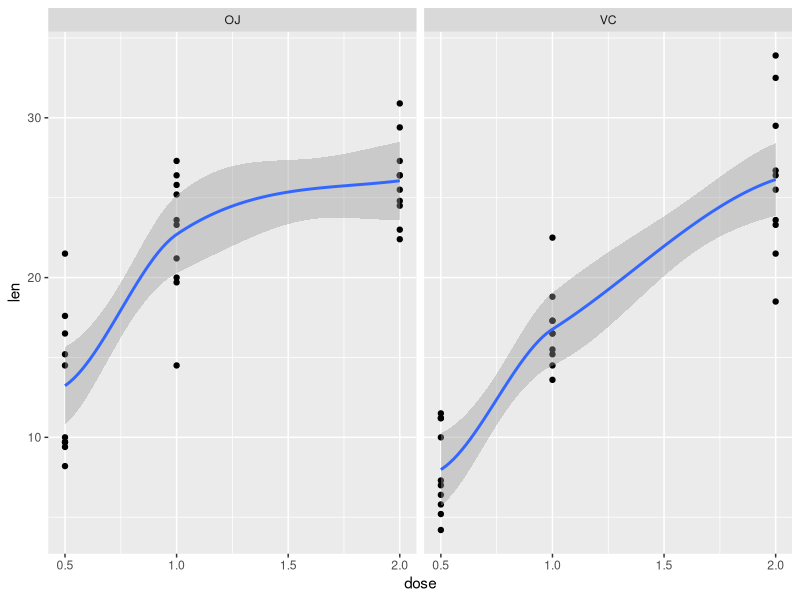
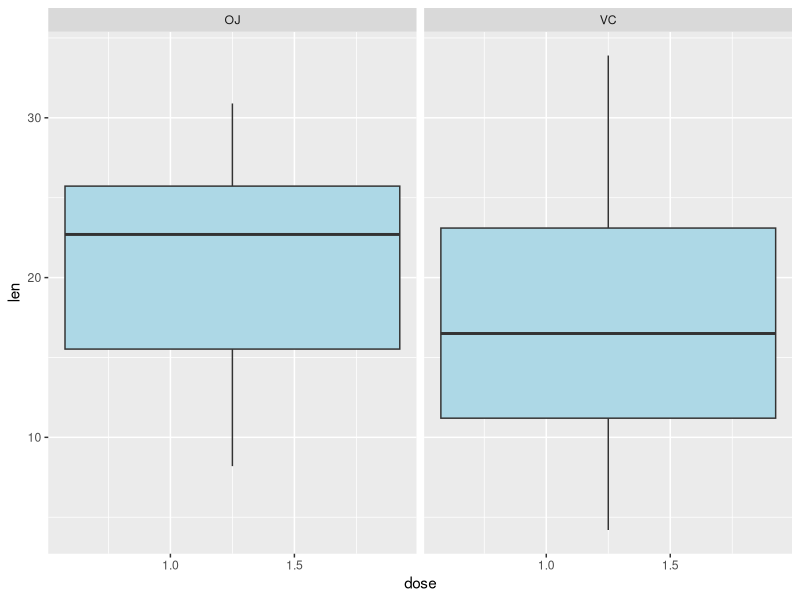
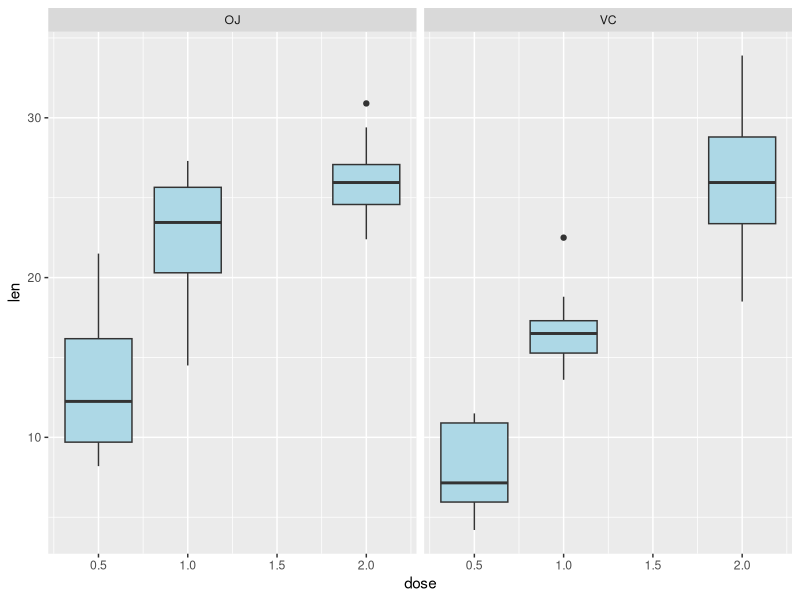
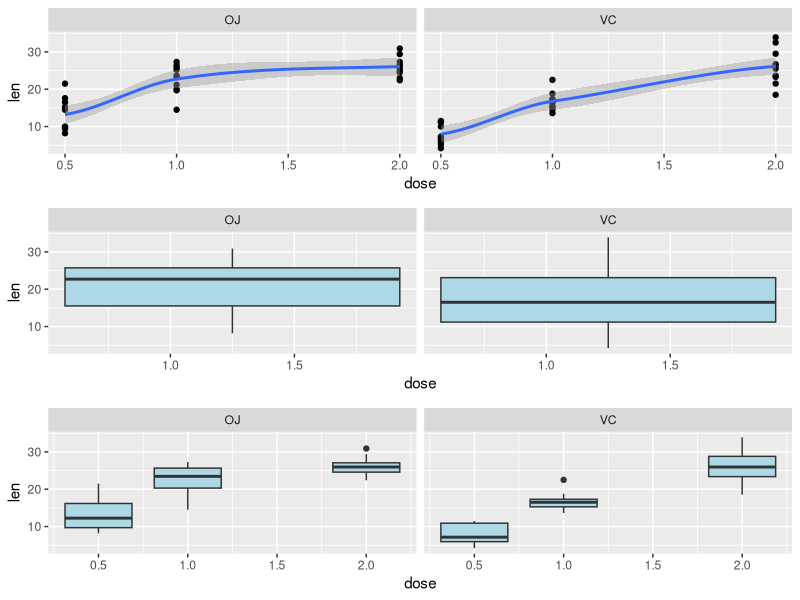

Generate these figures, in order, with R: (Note: this script raises an error after producing the figures.)
## ---- chunk 1
library(ggplot2)
library(grid)
library(gridExtra)
## ---- chunk 2
data("ToothGrowth")
dat <- ToothGrowth
## ---- chunk 3
point <- ggplot(dat, aes(dose, len)) + geom_point() +
  geom_smooth() + facet_grid(. ~ supp)

point
## ---- chunk 4
box <- ggplot(dat, aes(dose, len)) + geom_boxplot(fill = "light blue") + 
  facet_grid(. ~ supp)

box
## ---- chunk 5
boxes <- ggplot(dat, aes(dose, len)) + geom_boxplot(aes(group = cut_width(dose, 0.5)), fill = "light blue") + 
  facet_grid(. ~ supp)

boxes
## ---- chunk 6
grid.newpage()
pushViewport(viewport(layout = grid.layout(3, 2)))
vplayout <- function(x, y) viewport(layout.pos.row = x, layout.pos.col = y)

print(point, vp = vplayout(1,1:2))
print(box, vp = vplayout(2,1:2))
print(boxes, vp = vplayout(3,1:2))
## ---- chunk 7
t.test(len ~ supp, paired = TRUE, data = dat)
